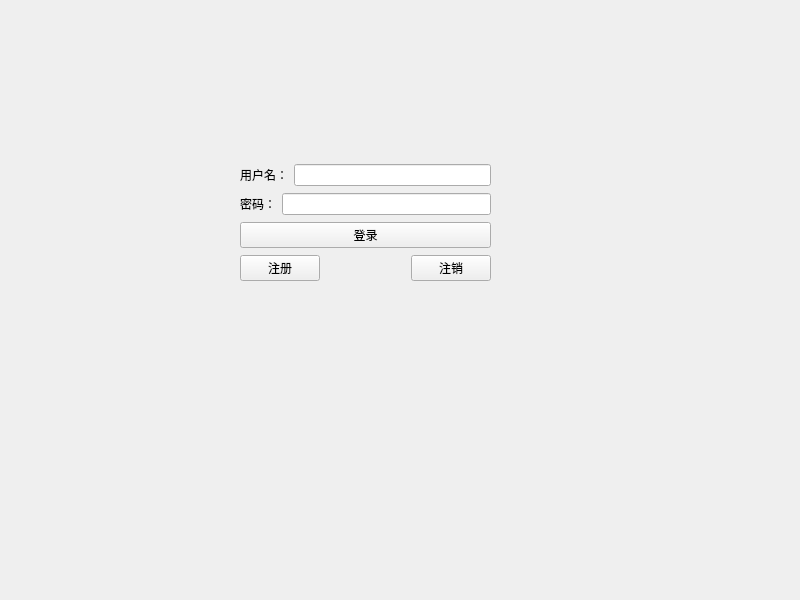
<?xml version="1.0" encoding="UTF-8"?>
<ui version="4.0">
 <class>TcpClient</class>
 <widget class="QWidget" name="TcpClient">
  <property name="geometry">
   <rect>
    <x>0</x>
    <y>0</y>
    <width>800</width>
    <height>600</height>
   </rect>
  </property>
  <property name="windowTitle">
   <string>TcpClient</string>
  </property>
  <widget class="QWidget" name="layoutWidget">
   <property name="geometry">
    <rect>
     <x>240</x>
     <y>163</y>
     <width>251</width>
     <height>121</height>
    </rect>
   </property>
   <layout class="QVBoxLayout" name="verticalLayout">
    <item>
     <layout class="QHBoxLayout" name="horizontalLayout">
      <item>
       <widget class="QLabel" name="label">
        <property name="text">
         <string>用户名：</string>
        </property>
       </widget>
      </item>
      <item>
       <widget class="QLineEdit" name="username_le"/>
      </item>
     </layout>
    </item>
    <item>
     <layout class="QHBoxLayout" name="horizontalLayout_2">
      <item>
       <widget class="QLabel" name="lable">
        <property name="text">
         <string>密码：</string>
        </property>
       </widget>
      </item>
      <item>
       <widget class="QLineEdit" name="psw_le"/>
      </item>
     </layout>
    </item>
    <item>
     <widget class="QPushButton" name="login_pb">
      <property name="text">
       <string>登录</string>
      </property>
     </widget>
    </item>
    <item>
     <layout class="QHBoxLayout" name="horizontalLayout_3">
      <item>
       <widget class="QPushButton" name="regist_pb">
        <property name="text">
         <string>注册</string>
        </property>
       </widget>
      </item>
      <item>
       <spacer name="horizontalSpacer">
        <property name="orientation">
         <enum>Qt::Orientation::Horizontal</enum>
        </property>
        <property name="sizeHint" stdset="0">
         <size>
          <width>40</width>
          <height>20</height>
         </size>
        </property>
       </spacer>
      </item>
      <item>
       <widget class="QPushButton" name="pushButton_3">
        <property name="text">
         <string>注销</string>
        </property>
       </widget>
      </item>
     </layout>
    </item>
   </layout>
  </widget>
 </widget>
 <resources/>
 <connections/>
</ui>
